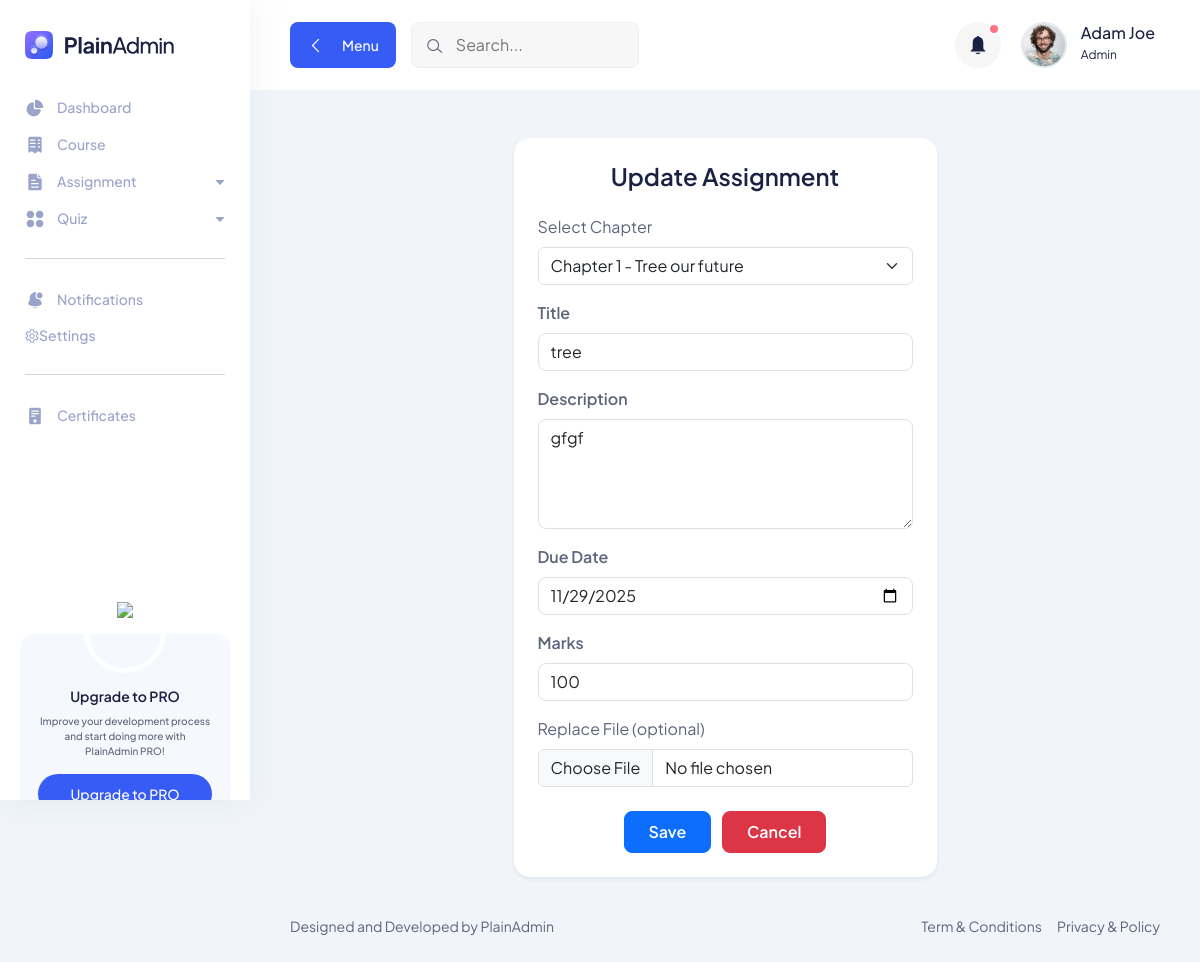
Screenshot of /update_assignment/1/ with the database file from the repository.
### learning_hub_app/models.py (models this page shows, shortened)
class Assignment(models.Model):
    chapter = models.ForeignKey('Chapter',on_delete=models.CASCADE,related_name='assignments')
    title = models.CharField(max_length=100)
    description = models.TextField(blank=True,null=True)
    due_date = models.DateField(null=True,blank=True)
    marks = models.PositiveBigIntegerField(default=0)
    file = models.FileField(upload_to='assignments/',blank=True,null=True)

### learning_hub_app/views.py (the view, shortened to what this page needs)
# urls.py: path("update_assignment/<int:id>/",  assignment_update, name='update_assignment'),
def assignment_update(request,id):
    assignment = get_object_or_404(Assignment,id=id)
    chapters = Chapter.objects.all()
    return render(request,"assignments/assignment_update.html",{'assignment':assignment,'chapters':chapters})

### learning_hub_app/templates/assignments/assignment_update.html (shortened to what this page needs)
{% extends 'assignments/basefile.html' %}
{% block body %}
<section class="section">
  <div class="container-fluid">
    <div class="row justify-content-center">
      <div class="col-lg-6 col-md-8">
        <div class="card shadow-sm border-0 rounded-4 mt-5">
          <div class="card-body p-4">
            <h3 class="text-center mb-4 fw-semibold">Update Assignment</h3>
            <form method="POST">
              <div class="mb-3">
                    <label class="form-label">Select Chapter</label>
                    <select name="chapter" class="form-select" required>
                        {% for chapter in chapters %}
                            <option value="{{ chapter.id }}"
                                {% if chapter.id == assignment.chapter.id %}selected{% endif %}>
                                Chapter {{ chapter.number }} - {{ chapter.title }}
                            </option>
                        {% endfor %}
                    </select>
                </div>
              <div class="mb-3">
                <label class="form-label fw-semibold">Title</label>
                <input
                  type="text"
                  name="title"
                  class="form-control rounded-3"
                  placeholder="Enter assignment title"
                  value="{{ assignment.title}}"
                  required>
              </div>
              <div class="mb-3">
                <label class="form-label fw-semibold">Description</label>
                <textarea
                  name="description"
                  class="form-control rounded-3"
                  rows="4"
                  placeholder="Write assignment description..."
                  required>{{ assignment.description }}</textarea>
              </div>
              <div class="mb-3">
                <label class="form-label fw-semibold">Due Date</label>
                <input
                  type="date"
                  name="due_date"
                  class="form-control rounded-3"
                  value="{{ assignment.due_date|date:'Y-m-d' }}"
                  required>
              </div>
              <div class="mb-3">
                <label class="form-label fw-semibold">Marks</label>
                <input
                  type="number"
                  name="marks"
                  class="form-control rounded-3"
                  value="{{ assignment.marks }}"
                  required>
              </div>
              <div class="mb-3">
                <label class="form-label">Replace File (optional)</label>
                <input type="file" name="file" class="form-control">
              </div>
              <div class="text-center mt-4">
                <button type="submit" class="btn btn-primary px-4 py-2 rounded-3 fw-semibold">
                  {% if subject %}Update{% else %}Save{% endif %}
                </button>
                <a href="{% url 'assignment_list' %}" class="btn btn-danger px-4 py-2 rounded-3 fw-semibold ms-2">
                  Cancel
                </a>
              </div>
            </form>
          </div>
        </div>
      </div>
    </div>
  </div>
</section>
{% endblock %}

### static/assets/css/fullcalendar.css (style rules this page uses)
:root { --fc-daygrid-event-dot-width:8px;--fc-list-event-dot-width:10px;--fc-list-event-hover-bg-color:#f5f5f5 }

### rows the page displays
Assignment: chapter "Chapter 1 - Tree our future", title "tree", description "gfgf", due_date "11/29/2025", marks "100"
